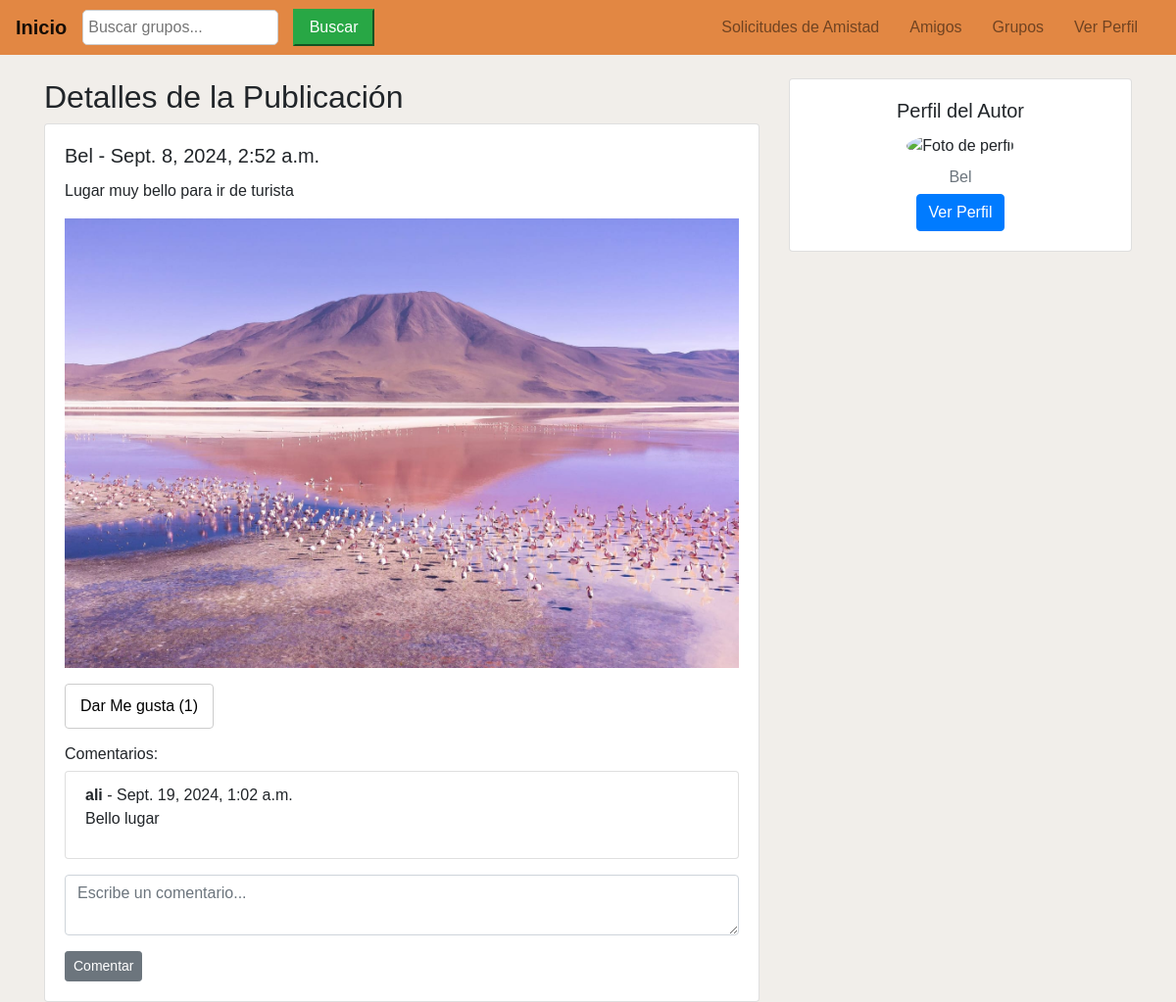
The page /inicio/publicaciones/2/ (signed in) on the database its author committed.
### inicio/models.py (models this page shows, shortened)
class Publicacion(models.Model):
    autor = models.ForeignKey(settings.AUTH_USER_MODEL, on_delete=models.CASCADE)  # Usuario autor de la publicación
    contenido = models.TextField()  # Contenido de la publicación
    fecha_publicacion = models.DateTimeField(auto_now_add=True)  # Fecha en que se creó la publicación
    imagen = models.ImageField(upload_to='publicaciones/', blank=True, null=True)  # Imagen opcional en la publicación
    likes = models.ManyToManyField(settings.AUTH_USER_MODEL, related_name='publicaciones_liked', blank=True)

class Usuario(AbstractBaseUser, PermissionsMixin):
    email = models.EmailField(unique=True)  # Email único para el usuario
    nombres = models.CharField(max_length=100)  # Nombres del usuario
    nombre_usuario = models.CharField(max_length=100, unique=True)  # Nombre de usuario único
    is_staff = models.BooleanField(default=False)  # Permite acceso al admin
    is_active = models.BooleanField(default=True)  # Marca si el usuario está activo
    last_login = models.DateTimeField(null=True, blank=True)  # Fecha del último inicio de sesión
    groups = models.ManyToManyField(
        'auth.Group',
        related_name='%(class)s_set',  # `related_name` único para este modelo
        blank=True,
        help_text='The groups this user belongs to.',
        verbose_name='groups'
    )
    user_permissions = models.ManyToManyField(
        'auth.Permission',
        related_name='%(class)s_permissions',  # `related_name` único para este modelo
        blank=True,
        help_text='Specific permissions for this user.',
        verbose_name='user permissions'
    )
    objects = UsuarioManager()  # Asigna el manager personalizado
    USERNAME_FIELD = 'email'  # Campo utilizado para el inicio de sesión
    REQUIRED_FIELDS = ['nombres', 'nombre_usuario']  # Campos requeridos al crear un superusuario

class Comentario(models.Model):
    publicacion = models.ForeignKey(Publicacion, related_name='comentarios', on_delete=models.CASCADE)  # Publicación a la que pertenece el comentario
    autor = models.ForeignKey(settings.AUTH_USER_MODEL, on_delete=models.CASCADE)  # Usuario que hizo el comentario
    contenido = models.TextField()  # Contenido del comentario
    fecha_comentario = models.DateTimeField(auto_now_add=True)  # Fecha en que se creó el comentario

### inicio/views.py (the view)
# urls.py: path('publicaciones/<int:publicacion_id>/', views.detalle_publicacion, name='detalle_publicacion'),
@login_required
def detalle_publicacion(request, publicacion_id):
    publicacion = get_object_or_404(Publicacion, id=publicacion_id)  # Obtiene la publicación o lanza 404 si no existe
    comentarios = publicacion.comentarios.all()  # Obtiene todos los comentarios asociados
    return render(request, 'publicaciones/detalle_publicacion.html', {
        'publicacion': publicacion,
        'comentarios': comentarios
    })

### inicio/templates/publicaciones/detalle_publicacion.html (shortened to what this page needs)
{% extends 'base.html' %}
{% load static %}
{% block content %}
<div class="container mt-4">
    <div class="row">
        <div class="col-md-8">
            <h2>Detalles de la Publicación</h2>
            <div class="card">
                <div class="card-body">
                    <h5 class="card-title">{{ publicacion.autor.nombre_usuario }} - {{ publicacion.fecha_publicacion }}</h5>
                    <p class="card-text">{{ publicacion.contenido }}</p>
                    {% if publicacion.imagen %}
                        <img src="{{ publicacion.imagen.url }}" alt="Imagen de la publicación" class="img-fluid mb-3">
                    {% endif %}
                    <div class="mb-3">
                        <form method="POST" action="{% url 'like_publicacion' publicacion.id %}">
                            <a href="#" class="btn btn-light btn-like" data-url="{% url 'like_publicacion' publicacion.id %}">
                                {% if user in publicacion.likes.all %}
                                Me gusta ({{ publicacion.likes.count }})
                                {% else %}
                                Dar Me gusta ({{ publicacion.likes.count }})
                                {% endif %}
                            </a>
                        </form>
                    </div>
                    <h6>Comentarios:</h6>
                    <ul class="list-group mb-3">
                        {% for comentario in comentarios %}
                            <li class="list-group-item">
                                <strong>{{ comentario.autor.nombre_usuario }}</strong> - {{ comentario.fecha_comentario }}
                                <p>{{ comentario.contenido }}</p>
                            </li>
                        {% empty %}
                            <li class="list-group-item">No hay comentarios aún.</li>
                        {% endfor %}
                    </ul>
                    <form method="POST" action="{% url 'comentar_publicacion' publicacion.id %}">
                        <div class="form-group">
                            <textarea class="form-control" name="contenido" rows="2" placeholder="Escribe un comentario..." required></textarea>
                        </div>
                        <button type="submit" class="btn btn-secondary btn-sm">Comentar</button>
                    </form>
                </div>
            </div>
        </div>
        <div class="col-md-4">
            <div class="card mb-4">
                <div class="card-body text-center">
                    <h5 class="card-title">Perfil del Autor</h5>
                    {% if publicacion.autor.perfil.foto_perfil %}
                        <img src="{{ publicacion.autor.perfil.foto_perfil.url }}" alt="Foto de perfil" class="img-fluid rounded-circle mb-3" style="width: 150px; height: 150px;">
                    {% else %}
                        <img src="{% static 'default_profile_picture.png' %}" alt="Foto de perfil" class="img-fluid rounded-circle mb-3" style="width: 150px; height: 150px;">
                    {% endif %}
                    <h6 class="card-subtitle mb-2 text-muted">{{ publicacion.autor.nombre_usuario }}</h6>
                    <a href="{% url 'ver_perfil' usuario_id=publicacion.autor.id %}" class="btn btn-primary">Ver Perfil</a>
                </div>
            </div>
        </div>
    </div>
</div>
{% endblock %}

### static/css/style.css (style rules this page uses)
body { background-color: #f1eeea; font-family: 'Arial', sans-serif; }
.container { margin-top: 20px; }
.btn-like { background-color:white; color:black; border:1px solid #ccc; padding:10px 15px; cursor:pointer; transition:background-color 0.3s ease, color 0.3s ease; }

### rows shown on the page
Publicacion: autor.nombre_usuario "Bel", fecha_publicacion "Sept. 8, 2024, 2:52 a.m.", contenido "Lugar muy bello para ir de turista", imagen (picture), likes.count "1"
Comentario: autor.nombre_usuario "ali", fecha_comentario "Sept. 19, 2024, 1:02 a.m.", contenido "Bello lugar"
